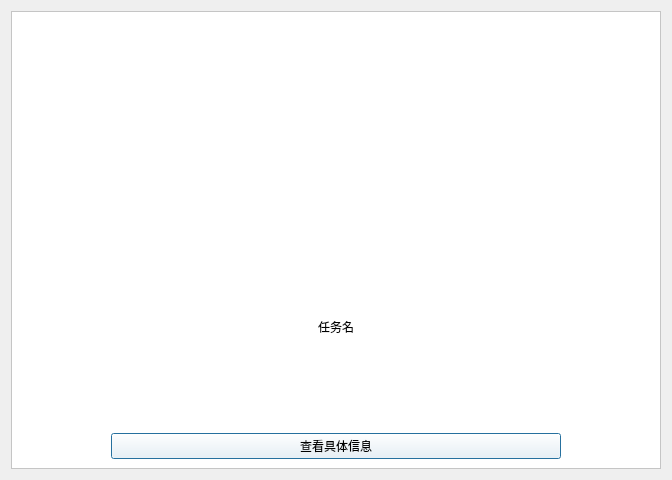
<?xml version="1.0" encoding="UTF-8"?>
<ui version="4.0">
 <class>assignmentShow_ui</class>
 <widget class="QDialog" name="assignmentShow_ui">
  <property name="geometry">
   <rect>
    <x>0</x>
    <y>0</y>
    <width>672</width>
    <height>480</height>
   </rect>
  </property>
  <property name="windowTitle">
   <string>Dialog</string>
  </property>
  <property name="styleSheet">
   <string notr="true"/>
  </property>
  <layout class="QHBoxLayout" name="horizontalLayout">
   <item>
    <widget class="QFrame" name="frame">
     <property name="styleSheet">
      <string notr="true">#frame{
	background-color: rgb(255, 255, 255);}</string>
     </property>
     <property name="frameShape">
      <enum>QFrame::StyledPanel</enum>
     </property>
     <property name="frameShadow">
      <enum>QFrame::Raised</enum>
     </property>
     <layout class="QVBoxLayout" name="verticalLayout">
      <item>
       <layout class="QHBoxLayout" name="horizontalLayout_4">
        <item>
         <spacer name="horizontalSpacer_5">
          <property name="orientation">
           <enum>Qt::Horizontal</enum>
          </property>
          <property name="sizeHint" stdset="0">
           <size>
            <width>40</width>
            <height>20</height>
           </size>
          </property>
         </spacer>
        </item>
        <item>
         <widget class="QLabel" name="labelPic">
          <property name="minimumSize">
           <size>
            <width>200</width>
            <height>200</height>
           </size>
          </property>
          <property name="maximumSize">
           <size>
            <width>200</width>
            <height>200</height>
           </size>
          </property>
          <property name="styleSheet">
           <string notr="true">border-image: url(:/new/prefix1/m_icon/assignment.png);</string>
          </property>
          <property name="text">
           <string/>
          </property>
         </widget>
        </item>
        <item>
         <spacer name="horizontalSpacer_6">
          <property name="orientation">
           <enum>Qt::Horizontal</enum>
          </property>
          <property name="sizeHint" stdset="0">
           <size>
            <width>40</width>
            <height>20</height>
           </size>
          </property>
         </spacer>
        </item>
       </layout>
      </item>
      <item>
       <layout class="QHBoxLayout" name="horizontalLayout_3" stretch="1,4,1">
        <item>
         <spacer name="horizontalSpacer">
          <property name="orientation">
           <enum>Qt::Horizontal</enum>
          </property>
          <property name="sizeHint" stdset="0">
           <size>
            <width>40</width>
            <height>20</height>
           </size>
          </property>
         </spacer>
        </item>
        <item>
         <widget class="QLabel" name="labelName">
          <property name="text">
           <string>任务名</string>
          </property>
          <property name="alignment">
           <set>Qt::AlignCenter</set>
          </property>
         </widget>
        </item>
        <item>
         <spacer name="horizontalSpacer_2">
          <property name="orientation">
           <enum>Qt::Horizontal</enum>
          </property>
          <property name="sizeHint" stdset="0">
           <size>
            <width>40</width>
            <height>20</height>
           </size>
          </property>
         </spacer>
        </item>
       </layout>
      </item>
      <item>
       <layout class="QHBoxLayout" name="horizontalLayout_2" stretch="1,5,1">
        <item>
         <spacer name="horizontalSpacer_3">
          <property name="orientation">
           <enum>Qt::Horizontal</enum>
          </property>
          <property name="sizeHint" stdset="0">
           <size>
            <width>40</width>
            <height>20</height>
           </size>
          </property>
         </spacer>
        </item>
        <item>
         <widget class="QPushButton" name="btnShowDetails">
          <property name="cursor">
           <cursorShape>PointingHandCursor</cursorShape>
          </property>
          <property name="styleSheet">
           <string notr="true">background-color: rgba(255, 255, 255, 40);
font: 12pt &quot;AcadEref&quot;;</string>
          </property>
          <property name="text">
           <string>查看具体信息</string>
          </property>
         </widget>
        </item>
        <item>
         <spacer name="horizontalSpacer_4">
          <property name="orientation">
           <enum>Qt::Horizontal</enum>
          </property>
          <property name="sizeHint" stdset="0">
           <size>
            <width>40</width>
            <height>20</height>
           </size>
          </property>
         </spacer>
        </item>
       </layout>
      </item>
     </layout>
    </widget>
   </item>
  </layout>
 </widget>
 <resources/>
 <connections/>
</ui>
